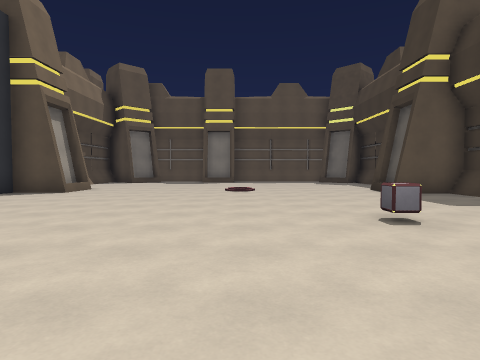
View 1 (above)

14 first-person views from a walk through a level from a Godot 3-D game. The camera is 1.3 m above the floor, tilts 2° down and sees 75° across. The floor is counted in squares, 2 m on a side. Each view is taken from the middle of a square. On the plan, view 1 faces up. The plan holds only what a view shows up to about 10 squares ahead; the rest is blank. The place goes on beyond the plan.

View 2
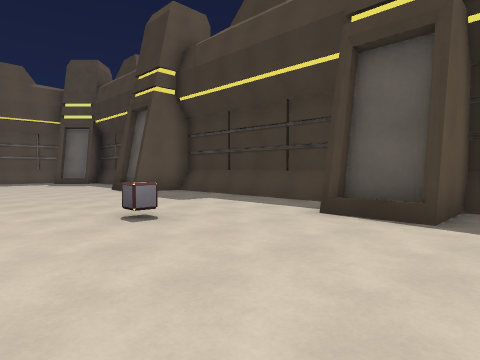

View 3
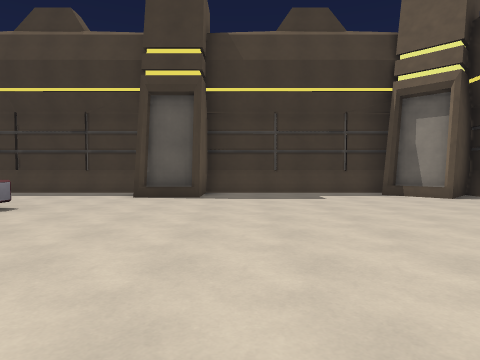

View 4
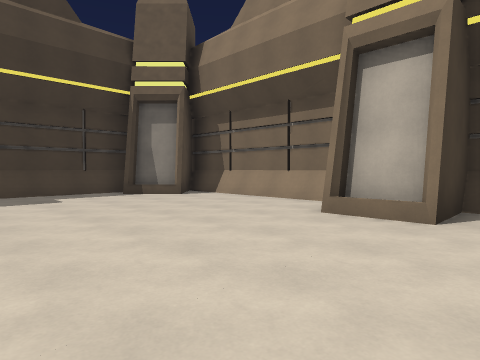

View 5
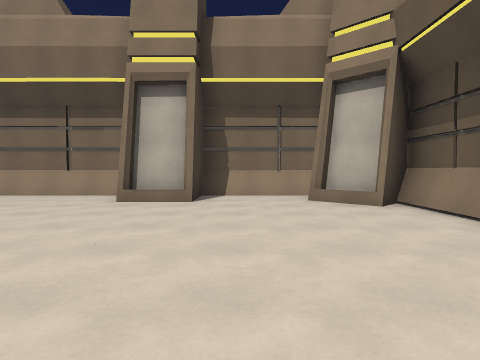

View 6
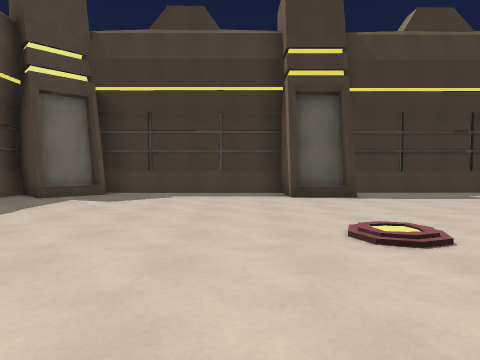

View 7
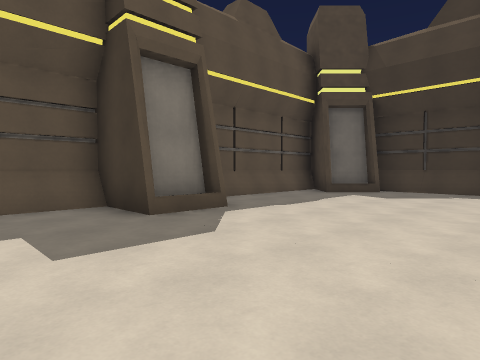

View 8
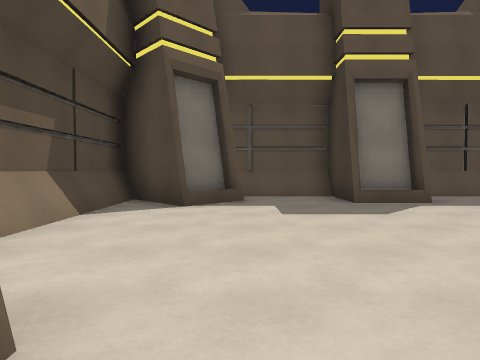

View 9
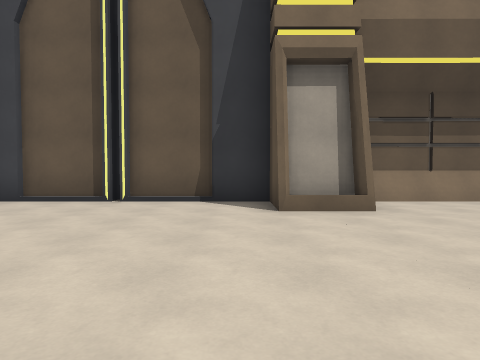

View 10
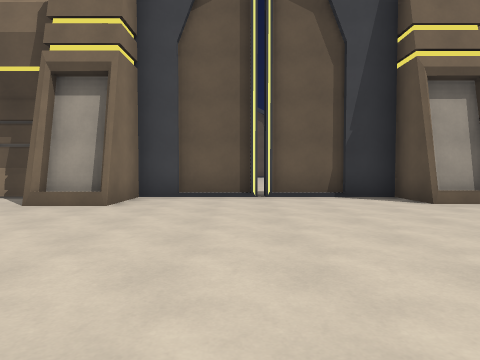

View 11
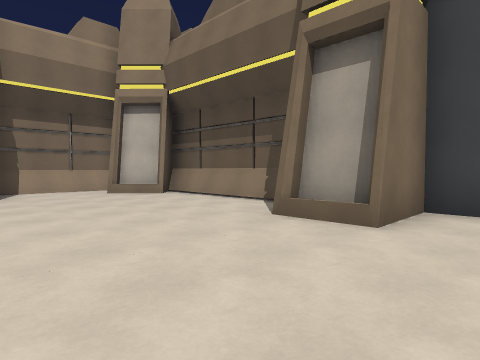

View 12
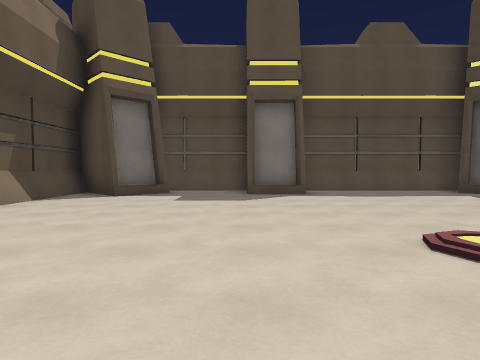

View 13
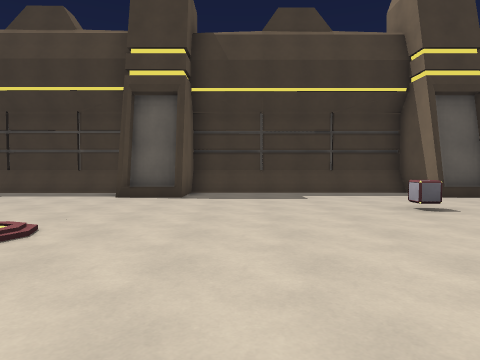

View 14
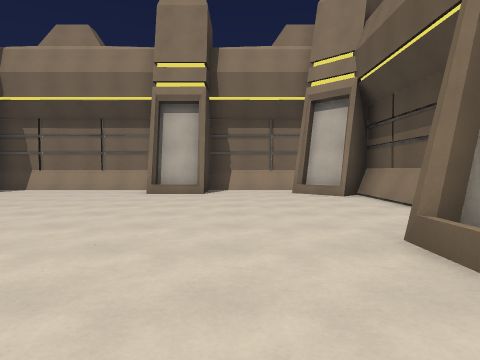

### Floor plan
Points are (right, up) in squares from view 1. A wall is a line through its corners. A room is listed if a view was taken in it or the views show most of it. See-through windows are left out.
Room 1 (views 1, 2, 3, 4, 5, 6, 7, 8, 9, 10, 11, 12, 13, 14)
walls: (4.6, 8.5) (4.6, 9.8); (4.1, 2.4) (5.8, 2.4); (4.3, 9.8) (5.6, 9.8); (-4.9, 2.4) (-4.9, 1.3); (5.8, 8.3) (4.1, 8.3); (-4.9, 10.1) (-4.9, 8.6) (-6.4, 8.6) (-6.4, 2.7) (-4.5, 2.7) (-4.5, 1.5); (-5.3, 9.9) (-5.3, 8.8); (4.6, 1.1) (4.6, 2.3); (-6.8, 5.4) (-6.3, 5.4); (5.9, 2.4) (5.9, 8.3); (5.8, 9.8) (5.8, 14.9); (5.9, 9.8) (5.9, 14.9); (5.8, 0.9) (4.1, 0.9); (-6.4, 0.1) (-6.4, -4.3); (-1.8, 15) (-1.8, 16.6); (-0.4, 15.4) (-1.6, 15.4); (5, 14.4) (4.5, 15); (-4.4, 15) (-5, 14.4) (-6.6, 16.1) (-6.6, 10.7); (5.2, 14.8) (4.3, 15.7); (3.9, 15.5) (5.3, 16.8) (0, 16.8); (-4.3, 15.7) (-5.1, 14.9); (-1.9, -4.6) (-0.6, -4.6); (-5.5, -3.4) (-4.4, -4.5); (-1.8, 16.8) (-4.4, 16.9); (4.5, -4) (4.9, -3.6); (-5.7, -3.8) (-4.8, -4.7); (4.2, -4.8) (5.1, -3.9); (5.9, -4.1) (5.9, 0.9); (-2.1, -5.8) (-2.1, -4.2); (-0.1, -6) (5.2, -6) (3.8, -4.6); (-5.1, -6) (-2.1, -6)
low walls: (5.6, 9.8) (5.6, 14.8); (5.8, 2.4) (5.8, 8.3); (-6.1, 0.1) (-6.1, -4.1); (-1.8, 16.6) (-4.3, 16.6); (5.7, -4) (5.8, 0.9); (5.1, 16.6) (0, 16.6); (-0.1, -5.8) (5, -5.8); (-6.4, 16) (-6.4, 10.8); (-5, -5.8) (-2.1, -5.8)
objects: other object (2, 4)

Positions as (right, up) in squares from view 1, and headings:
1: (0, 0), facing up
2: (0, 0), facing up-right
3: (-3, 0), facing right
4: (-3, 0), facing down-right
5: (-3, 2), facing down
6: (-3, 11), facing right
7: (-4, 11), facing up-right
8: (-4, 9), facing up
9: (0, 8), facing left
10: (1, 5), facing left
11: (-1, 4), facing down-left
12: (-2, 7), facing up
13: (-3, 7), facing right
14: (-3, 4), facing down
